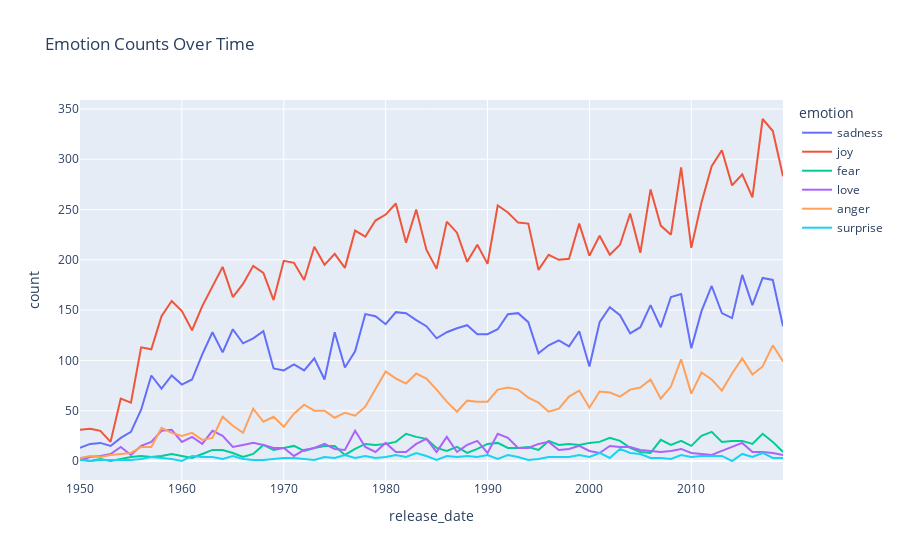

The cell this chart's notebook holds for it:
### Markdown cell above
## Plot Emotion Counts Over Time

### Code cell
fig = px.line(emotion_counts_per_year_df, x="release_date", y="count", color='emotion', title='Emotion Counts Over Time')
fig.show()

### Figure 1 — Plotly figure (JSON) as saved in the notebook; plotly's stock layout.template omitted (floating-point values rounded to 4 significant figures)
{"data": [{"hovertemplate": "emotion=sadness<br>release_date=%{x}<br>count=%{y}<extra></extra>", "legendgroup": "sadness", "line": {"color": "#636efa", "dash": "solid"}, "marker": {"symbol": "circle"}, "mode": "lines", "name": "sadness", "orientation": "v", "showlegend": true, "type": "scatter", "x": [1950, 1951, 1952, 1953, 1954, 1955, 1956, 1957, 1958, 1959, 1960, 1961, 1962, 1963, 1964, 1965, 1966, 1967, 1968, 1969, 1970, 1971, 1972, 1973, 1974, 1975, 1976, 1977, 1978, 1979, 1980, 1981, 1982, 1983, 1984, 1985, 1986, 1987, 1988, 1989, 1990, 1991, 1992, 1993, 1994, 1995, 1996, 1997, 1998, 1999, 2000, 2001, 2002, 2003, 2004, 2005, 2006, 2007, 2008, 2009, 2010, 2011, 2012, 2013, 2014, 2015, 2016, 2017, 2018, 2019], "xaxis": "x", "y": [13, 17, 18, 15, 23, 29, 51, 85, 72, 85, 76, 81, 106, 128, 108, 131, 117, 122, 129, 92, 90, 96, 90, 102, 81, 128, 93, 109, 146, 144, 136, 148, 147, 140, 134, 122, 128, 132, 135, 126, 126, 131, 146, 147, 138, 107, 115, 120, 114, 129, 94, 138, 153, 145, 127, 133, 155, 133, 163, 166, 112, 149, 174, 147, 142, 185, 155, 182, 180, 134], "yaxis": "y"}, {"hovertemplate": "emotion=joy<br>release_date=%{x}<br>count=%{y}<extra></extra>", "legendgroup": "joy", "line": {"color": "#EF553B", "dash": "solid"}, "marker": {"symbol": "circle"}, "mode": "lines", "name": "joy", "orientation": "v", "showlegend": true, "type": "scatter", "x": [1950, 1951, 1952, 1953, 1954, 1955, 1956, 1957, 1958, 1959, 1960, 1961, 1962, 1963, 1964, 1965, 1966, 1967, 1968, 1969, 1970, 1971, 1972, 1973, 1974, 1975, 1976, 1977, 1978, 1979, 1980, 1981, 1982, 1983, 1984, 1985, 1986, 1987, 1988, 1989, 1990, 1991, 1992, 1993, 1994, 1995, 1996, 1997, 1998, 1999, 2000, 2001, 2002, 2003, 2004, 2005, 2006, 2007, 2008, 2009, 2010, 2011, 2012, 2013, 2014, 2015, 2016, 2017, 2018, 2019], "xaxis": "x", "y": [31, 32, 30, 19, 62, 58, 113, 111, 144, 159, 149, 130, 154, 173, 193, 163, 176, 194, 187, 160, 199, 197, 180, 213, 195, 206, 192, 229, 223, 239, 245, 256, 217, 250, 210, 191, 238, 227, 198, 215, 196, 254, 247, 237, 236, 190, 205, 200, 201, 236, 204, 224, 205, 215, 246, 207, 270, 234, 225, 292, 212, 257, 293, 309, 274, 285, 262, 340, 328, 283], "yaxis": "y"}, {"hovertemplate": "emotion=fear<br>release_date=%{x}<br>count=%{y}<extra></extra>", "legendgroup": "fear", "line": {"color": "#00cc96", "dash": "solid"}, "marker": {"symbol": "circle"}, "mode": "lines", "name": "fear", "orientation": "v", "showlegend": true, "type": "scatter", "x": [1950, 1951, 1952, 1953, 1954, 1955, 1956, 1957, 1958, 1959, 1960, 1961, 1962, 1963, 1964, 1965, 1966, 1967, 1968, 1969, 1970, 1971, 1972, 1973, 1974, 1975, 1976, 1977, 1978, 1979, 1980, 1981, 1982, 1983, 1984, 1985, 1986, 1987, 1988, 1989, 1990, 1991, 1992, 1993, 1994, 1995, 1996, 1997, 1998, 1999, 2000, 2001, 2002, 2003, 2004, 2005, 2006, 2007, 2008, 2009, 2010, 2011, 2012, 2013, 2014, 2015, 2016, 2017, 2018, 2019], "xaxis": "x", "y": [2, 0, 2, 0, 2, 4, 5, 4, 5, 7, 5, 3, 7, 11, 11, 8, 4, 7, 16, 11, 13, 15, 10, 13, 15, 15, 6, 12, 17, 16, 17, 19, 27, 24, 22, 13, 10, 14, 8, 12, 17, 18, 13, 13, 14, 11, 20, 16, 17, 16, 18, 19, 23, 20, 13, 9, 8, 21, 16, 20, 15, 25, 29, 19, 20, 20, 17, 27, 19, 9], "yaxis": "y"}, {"hovertemplate": "emotion=love<br>release_date=%{x}<br>count=%{y}<extra></extra>", "legendgroup": "love", "line": {"color": "#ab63fa", "dash": "solid"}, "marker": {"symbol": "circle"}, "mode": "lines", "name": "love", "orientation": "v", "showlegend": true, "type": "scatter", "x": [1950, 1951, 1952, 1953, 1954, 1955, 1956, 1957, 1958, 1959, 1960, 1961, 1962, 1963, 1964, 1965, 1966, 1967, 1968, 1969, 1970, 1971, 1972, 1973, 1974, 1975, 1976, 1977, 1978, 1979, 1980, 1981, 1982, 1983, 1984, 1985, 1986, 1987, 1988, 1989, 1990, 1991, 1992, 1993, 1994, 1995, 1996, 1997, 1998, 1999, 2000, 2001, 2002, 2003, 2004, 2005, 2006, 2007, 2008, 2009, 2010, 2011, 2012, 2013, 2014, 2015, 2016, 2017, 2018, 2019], "xaxis": "x", "y": [1, 4, 5, 7, 14, 6, 15, 19, 30, 31, 19, 24, 17, 30, 25, 14, 16, 18, 16, 13, 13, 5, 11, 13, 17, 12, 11, 30, 14, 9, 18, 9, 9, 17, 22, 9, 24, 9, 16, 20, 8, 27, 23, 13, 13, 17, 19, 11, 12, 15, 10, 8, 15, 14, 14, 11, 10, 9, 10, 12, 8, 7, 6, 10, 14, 18, 9, 9, 8, 6], "yaxis": "y"}, {"hovertemplate": "emotion=anger<br>release_date=%{x}<br>count=%{y}<extra></extra>", "legendgroup": "anger", "line": {"color": "#FFA15A", "dash": "solid"}, "marker": {"symbol": "circle"}, "mode": "lines", "name": "anger", "orientation": "v", "showlegend": true, "type": "scatter", "x": [1950, 1951, 1952, 1953, 1954, 1955, 1956, 1957, 1958, 1959, 1960, 1961, 1962, 1963, 1964, 1965, 1966, 1967, 1968, 1969, 1970, 1971, 1972, 1973, 1974, 1975, 1976, 1977, 1978, 1979, 1980, 1981, 1982, 1983, 1984, 1985, 1986, 1987, 1988, 1989, 1990, 1991, 1992, 1993, 1994, 1995, 1996, 1997, 1998, 1999, 2000, 2001, 2002, 2003, 2004, 2005, 2006, 2007, 2008, 2009, 2010, 2011, 2012, 2013, 2014, 2015, 2016, 2017, 2018, 2019], "xaxis": "x", "y": [3, 5, 4, 6, 7, 8, 14, 14, 33, 28, 25, 28, 21, 23, 44, 35, 28, 52, 39, 44, 34, 47, 56, 50, 50, 43, 48, 45, 54, 72, 89, 82, 77, 87, 82, 71, 59, 49, 60, 59, 59, 71, 73, 71, 63, 58, 49, 52, 64, 70, 53, 69, 68, 64, 71, 73, 81, 62, 74, 101, 67, 88, 81, 70, 87, 102, 86, 94, 115, 99], "yaxis": "y"}, {"hovertemplate": "emotion=surprise<br>release_date=%{x}<br>count=%{y}<extra></extra>", "legendgroup": "surprise", "line": {"color": "#19d3f3", "dash": "solid"}, "marker": {"symbol": "circle"}, "mode": "lines", "name": "surprise", "orientation": "v", "showlegend": true, "type": "scatter", "x": [1950, 1951, 1952, 1953, 1954, 1955, 1956, 1957, 1958, 1959, 1960, 1961, 1962, 1963, 1964, 1965, 1966, 1967, 1968, 1969, 1970, 1971, 1972, 1973, 1974, 1975, 1976, 1977, 1978, 1979, 1980, 1981, 1982, 1983, 1984, 1985, 1986, 1987, 1988, 1989, 1990, 1991, 1992, 1993, 1994, 1995, 1996, 1997, 1998, 1999, 2000, 2001, 2002, 2003, 2004, 2005, 2006, 2007, 2008, 2009, 2010, 2011, 2012, 2013, 2014, 2015, 2016, 2017, 2018, 2019], "xaxis": "x", "y": [1, 0, 1, 1, 1, 1, 2, 4, 3, 2, 0, 5, 4, 4, 2, 5, 2, 1, 1, 2, 3, 3, 2, 1, 4, 3, 6, 3, 5, 3, 4, 6, 4, 8, 5, 1, 5, 4, 5, 4, 6, 2, 6, 4, 1, 2, 4, 4, 4, 6, 4, 8, 3, 12, 8, 7, 3, 3, 2, 6, 4, 5, 5, 5, 0, 7, 4, 8, 3, 3], "yaxis": "y"}], "layout": {"legend": {"title": {"text": "emotion"}, "tracegroupgap": 0}, "title": {"text": "Emotion Counts Over Time"}, "xaxis": {"anchor": "y", "domain": [0, 1], "title": {"text": "release_date"}}, "yaxis": {"anchor": "x", "domain": [0, 1], "title": {"text": "count"}}}}
